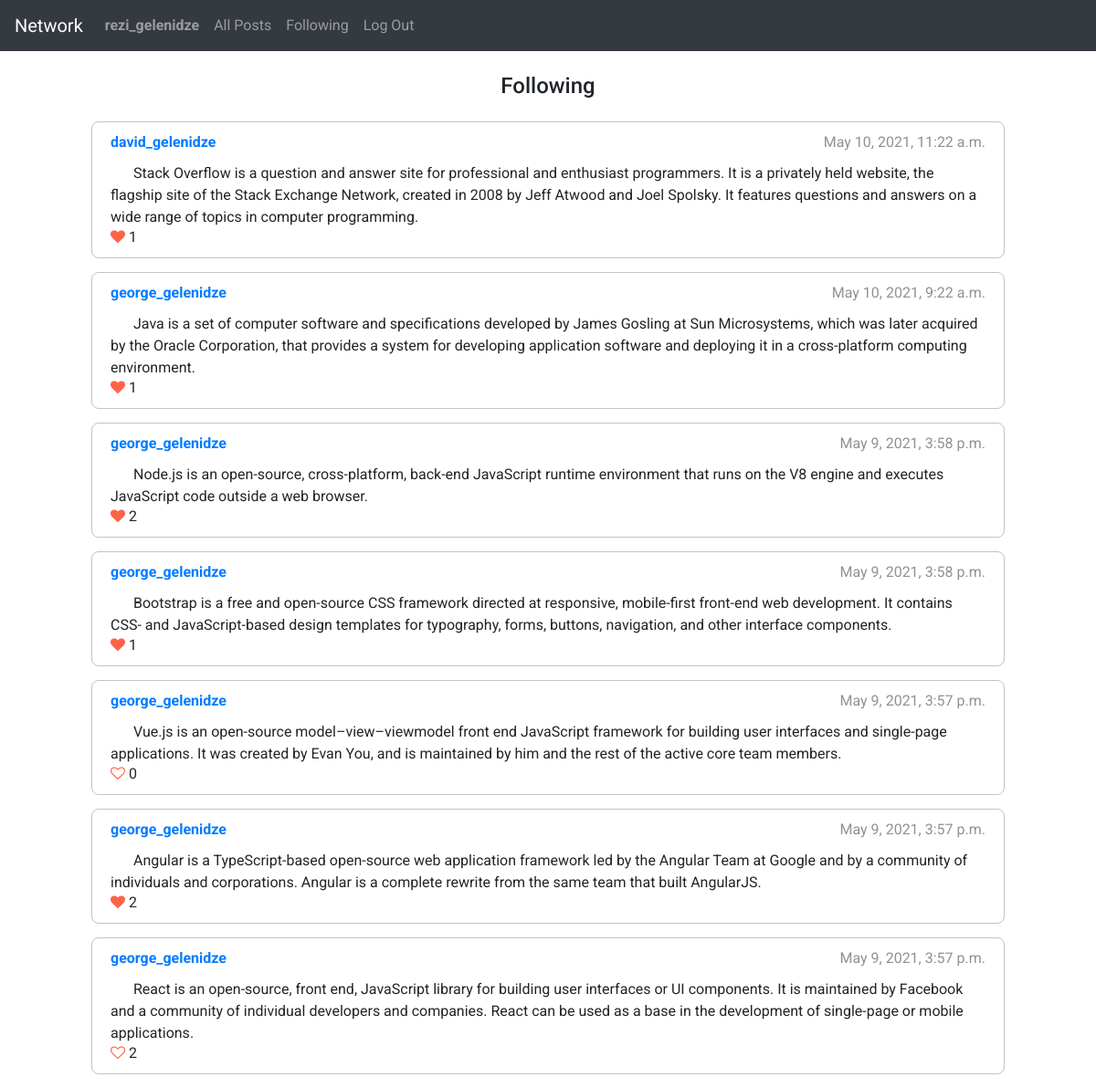
Page /following (signed in) on the committed database.
### network/models.py (models this page shows, shortened)
class User(AbstractUser):
    pass

class Post(models.Model):
    content = models.CharField(max_length=1000)
    timestamp = models.DateTimeField(auto_now_add=True)
    author = models.ForeignKey(User, on_delete=models.CASCADE)
    def serialize(self):
        return {
            'pk':self.id,
            'content':self.content,
            'timestamp':self.timestamp,
            'author':self.author
        }

### network/views.py (the view)
# urls.py: path('following', views.following, name='following'),
@login_required(login_url='/login')
def following(request):
    if request.method == 'GET':
        page_obj = utils.init_and_paginate('following', request)
        return render(request, "network/following.html", {
            'page_obj':page_obj
            })

### network/utils.py (called while the page is built)
def check_like(post_id, user_id):
    if Like.objects.filter(user=user_id, post=post_id).exists():
        return True
    return False

def count_like(post_id):
    return Like.objects.filter(post=post_id).count()

def list_followings(follower_id):
    queryset = Follow.objects.filter(follower=follower_id)
    followings = []
    for row in queryset:
        followings.append(row.following)
    return followings

def serialize_all(serialize_for, user_id, username=None):
    if serialize_for == 'profile':
        profile_user = User.objects.get(username=username)
        queryset = list(Post.objects.filter(author=profile_user).order_by('-timestamp'))
    elif serialize_for == 'index':
        queryset = list(Post.objects.all().order_by('-timestamp'))
    elif serialize_for == 'following':
        followings = list_followings(user_id)
        queryset = list(Post.objects.filter(author__in=followings).order_by('-timestamp'))
    for i in range(len(queryset)):
        post = queryset[i]
        data = post.serialize()
        data['likecount'] = count_like(post.pk)
        data['liked'] = check_like(post.pk, user_id)
        queryset[i] = data
    return queryset

def init_and_paginate(page, request, username=None):
    page_num = request.GET.get('page', 1)
    if page == 'profile':
        posts = serialize_all(page, request.user.pk, username)
    else:
        posts = serialize_all(page, request.user.pk)
    posts_paginated = Paginator(posts, 10)
    page_obj = posts_paginated.get_page(page_num)
    return page_obj

### network/templates/network/following.html
{% extends 'network/layout.html' %}
{% block body %}
    <h4 class='text-center m-4'>Following</h4>
    {% include 'network/paginated_postlist_template.html' %}
{% endblock %}

### network/templates/network/layout.html (shortened to what this page needs)
{% load static %}
<!DOCTYPE html>
<html lang="en">
    <head>
        <link rel="stylesheet" href="https://cdnjs.cloudflare.com/ajax/libs/font-awesome/4.7.0/css/font-awesome.min.css">
        <link rel="stylesheet" href="https://stackpath.bootstrapcdn.com/bootstrap/4.4.1/css/bootstrap.min.css">
        <link href="{% static 'network/styles.css' %}" rel="stylesheet">
    </head>
    <body>
        <nav class="navbar navbar-expand-lg navbar-dark bg-dark">
            <a class="navbar-brand" href="{% url 'index' %}">Network</a>
            <div>
              <ul class="navbar-nav mr-auto">
                {% if user.is_authenticated %}
                    <li class="nav-item">
                        <a class="nav-link" href="{% url 'profile' username=user.username %}"><strong>{{ user.username }}</strong></a>
                    </li>
                {% endif %}
                <li class="nav-item">
                  <a class="nav-link" href="{% url 'index' %}">All Posts</a>
                </li>
                {% if user.is_authenticated %}
                    <li class="nav-item">
                        <a class="nav-link" href="{% url 'following' %}">Following</a>
                    </li>
                    <li class="nav-item">
                        <a class="nav-link" href="{% url 'logout' %}">Log Out</a>
                    </li>
                {% endif %}
              </ul>
            </div>
          </nav>
        <div class="body">
            {% block body %}
            {% endblock %}
        </div>
    </body>
</html>

### network/templates/network/paginated_postlist_template.html (shortened to what this page needs)
{% for post in page_obj %}
<div class='post'>
    <div class='first-row'>
        <span class='post-username'><a href='{% url "profile" username=post.author %}' class='user-anchor'>{{ post.author }}</a></span>
        <span class='post-timestamp'>{{ post.timestamp }}</span>
    </div>
    <p class='post-content'>{{ post.content }}</p>
    <div class='bottom-row'>
        <div class='post-likesection'>
            {% if post.liked %}
            <i class="fa fa-heart likeicon" aria-hidden="true"></i>
            {% else %}
            <i class="fa fa-heart-o likeicon" aria-hidden="true"></i>
            {% endif %}
            <span class='like-counter'>{{ post.likecount }}</span>
        </div>
    </div>
</div>
{% empty %}
<h4 class='font-weight-bold m-5'>No posts.</h4>
{% endfor %}

### network/static/network/styles.css (style rules this page uses)
body { font-family: 'Roboto', sans-serif; }
.post { max-width: 1000px; padding: 10px 20px; margin: 15px auto 15px auto; border: 1px solid rgb(196, 195, 195); border-radius: 8px; }
.post > .first-row, .post > .bottom-row { display: flex; justify-content: space-between; align-items: center; }
.post-username { font-weight: bold; }
.post-timestamp { opacity: 0.5; }
.post-content { margin-bottom: -2px; margin-top: 10px; text-indent: 25px; }
.likeicon { color: tomato; cursor: pointer; }

### rows in the picture
User: username "rezi_gelenidze"
User: author "david_gelenidze", timestamp "May 10, 2021, 11:22 a.m.", content "Stack Overflow is a question and answer site for professional and enthusiast programmers. It is a privately held website, the flagship site of the Stack Exchange Network, created in 2008 by Jeff Atwood and Joel Spolsky. It features questions and answers on a wide range of topics in computer programming.", likecount "1"
User: author "george_gelenidze", timestamp "May 10, 2021, 9:22 a.m.", content "Java is a set of computer software and specifications developed by James Gosling at Sun Microsystems, which was later acquired by the Oracle Corporation, that provides a system for developing application software and deploying it in a cross-platform computing environment.", likecount "1", timestamp "May 9, 2021, 3:58 p.m.", content "Node.js is an open-source, cross-platform, back-end JavaScript runtime environment that runs on the V8 engine and executes JavaScript code outside a web browser.", likecount "2", content "Bootstrap is a free and open-source CSS framework directed at responsive, mobile-first front-end web development. It contains CSS- and JavaScript-based design templates for typography, forms, buttons, navigation, and other interface components.", timestamp "May 9, 2021, 3:57 p.m.", content "Vue.js is an open-source model–view–viewmodel front end JavaScript framework for building user interfaces and single-page applications. It was created by Evan You, and is maintained by him and the rest of the active core team members.", likecount "0", content "Angular is a TypeScript-based open-source web application framework led by the Angular Team at Google and by a community of individuals and corporations. Angular is a complete rewrite from the same team that built AngularJS.", content "React is an open-source, front end, JavaScript library for building user interfaces or UI components. It is maintained by Facebook and a community of individual developers and companies. React can be used as a base in the development of single-page or mobile applications."
